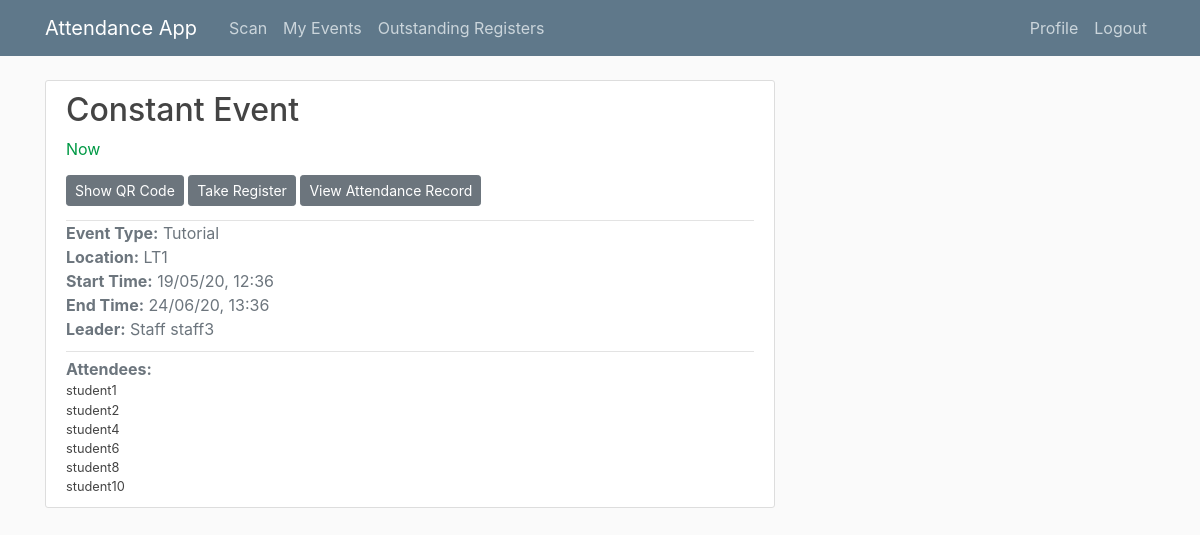
/event/4/ (signed in), run on the app's committed database.
### main/models.py (models this page shows, shortened)
class Event(models.Model):
    EVENT_TYPES = (
        ('LE', 'Lecture'),
        ('EX', 'Examination'),
        ('TU', 'Tutorial'),
        ('SG', 'Study Group')
    )
    title = models.CharField(max_length = 100)
    event_type = models.CharField(max_length=2, choices=EVENT_TYPES) # Lecture, tutorial, exam or study group
    start_time = models.DateTimeField(default = timezone.now)
    end_time = models.DateTimeField(default = one_hour_ahead)
    location = models.CharField(max_length = 100, null = True)
    leader = models.ForeignKey(Staff, on_delete=models.CASCADE, related_name = 'staff_leader') # Leader must be a staff member
    attendees = models.ManyToManyField(Student, related_name='student_attendees')
    auth_uuid = models.UUIDField(default=uuid.uuid4, editable = False) # Generates authentication hash
    register_taken = models.BooleanField(default = False)
    def happening_now(self):
        if timezone.now() >= self.start_time and timezone.now() < self.end_time:
            return True
        else:
            return False
    def started(self):
        if timezone.now() >= self.start_time:
            return True
        else:
            return False

### users/models.py (models this page shows, shortened)
class Staff(models.Model):
    user = models.OneToOneField(User,  on_delete=models.CASCADE) # Each Staff object maps to one account and vice versa
    def __str__(self):
        return f'Staff {self.user.username}'
    class Meta:
        verbose_name_plural = 'Staff' # otherwise default in admin page would be 'Staffs'

class Student(models.Model):
    user = models.OneToOneField(User,  on_delete=models.CASCADE) # Each Student object maps to one account and vice versa
    cid = models.AutoField(primary_key=True) # CIDs have 8 digits
    course = models.CharField(max_length=50, null = True)
    year = models.IntegerField(null=True)

### main/views.py (the view)
# urls.py: path('event/<int:pk>/', EventDetailView.as_view(), name='event-detail'), # DetailView by default expects the pk of the object's whose details are to be shown to be part of the URL path
class EventDetailView(LoginRequiredMixin, UserPassesTestMixin, DetailView):
    model = Event
    def test_func(self):
        event = self.get_object()
        if self.request.user == event.leader.user:
            return True
        elif event.attendees.filter(user=self.request.user):
            return True
        elif self.request.user.groups.filter(name='Admin').exists():
            return True
        else:
            return False

### users/templatetags/user_extras.py (called while the page is built)
@register.filter(name='has_group')
def has_group(user, group_name):
    return user.groups.filter(name=group_name).exists()

### main/templates/main/event_detail.html (shortened to what this page needs)
{% extends 'main/base.html' %}
{% load user_extras %}
{% load event_extras %}
{% block content %}
<article class="media content-section">
    <div class="media-body">
        <div class="article-header">
            <h2 class="article-title">{{ object.title }}</h2>
            {% if object.happening_now %}
            <div class="article-status">Now</div>
            {% endif %}
            <div>
                {% if not user|has_group:'Students' %}
                    {% if object.happening_now %}
                        <a class="btn btn-secondary btn-sm mt-1 mb-1" href="{% url 'event-QR' object.id %}">Show QR Code</a>
                    {% endif %}
                    {% if object.started and object.event_type != "LE" %}
                        {% if object.register_taken %}
                            <a class="btn btn-secondary btn-sm mt-1 mb-1" href="{% url 'event-register' object.id %}">Edit Register</a>
                        {% else %}
                            <a class="btn btn-secondary btn-sm mt-1 mb-1" href="{% url 'event-register' object.id %}">Take Register</a>
                        {% endif %}
                    {% endif %}
                    {% if object.started %}
                        <a class="btn btn-secondary btn-sm mt-1 mb-1" href="{% url 'event-attendance-record' object.id %}">View Attendance Record</a>
                    {% endif %}
                {% endif %}
            </div>
        </div>
        <div class="article-metadata">
            <ul class="list-unstyled">
                <li class="text-secondary"><b>Event Type:</b> {{ object.get_event_type_display }}</li>
                <li class="text-muted"><b>Location:</b> {{ object.location }}</li>
                <li class="text-muted"><b>Start Time:</b> {{ event.start_time|date:"d/m/y, H:i" }}</li>
                <li class="text-muted"><b>End Time:</b> {{ event.end_time|date:"d/m/y, H:i" }}</li>
                <li class="text-muted"><b>Leader:</b> {{ object.leader }}</li>
            </ul>
        </div>
        <div>
            {% if not user|has_group:'Students' %}
            <ul class="list-unstyled">
                <li class="text-muted"><b>Attendees:</b></li>
                <small class="text-muted">
                    {% for student in event.attendees.all %}
                    <ul class="list-unstyled">
                        <li class="list-unstyled-item"><a href="{% url 'user-profile' student.user.username %}">
                            {{ student.user.username }}</a></li>
                    </ul>
                    {% endfor %}
                </small></li>
            </ul>
            {% endif %}
        </div>
    </div>
</article>
{% endblock content %}

### main/static/main/main.css (style rules this page uses)
body { background: #fafafa; color: #333333; margin-top: 5rem; }
h1, h2, h3, h4, h5, h6 { color: #444444; }
h2 { font-size: 2rem; }
ul { margin: 0; color: #444444; }
li a { color: #444444; }
.content-section { background: #ffffff; padding: 10px 20px; border: 1px solid #dddddd; border-radius: 3px; margin-bottom: 20px; }
.article-header { padding-bottom: 10px; border-bottom: 1px solid #e3e3e3; }
.article-header .article-title { color: #444444; }
.article-header .article-status { color: #009945; font-size: 1rem; padding-bottom: 10px; }
.article-metadata { padding-bottom: 10px; margin-bottom: 5px; border-bottom: 1px solid #e3e3e3 }

### data on the page
Event: title "Constant Event", event_type "Tutorial", location "LT1", start_time "19/05/20, 12:36", end_time "24/06/20, 13:36", leader "Staff staff3"
Student: user.username "student1"
Student: user.username "student2"
Student: user.username "student4"
Student: user.username "student6"
Student: user.username "student8"
Student: user.username "student10"
